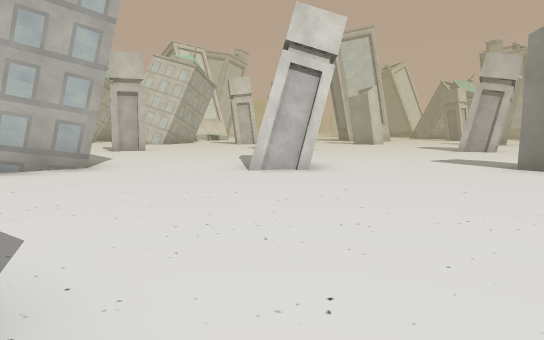
view 1 (above)

24 first-person views from a walk through a scene from a Unity 3-D project. The camera is 1.4 m above the floor, tilts 6° down and sees 70° across. The floor is counted in squares, 2 m on a side. Each view is taken from the middle of a square. On the plan, view 1 faces up. The plan holds only what a view shows up to about 11 squares ahead; the rest is blank. The place goes on beyond the plan. The player character is not drawn. Some surface patterns are stand-ins.

view 2
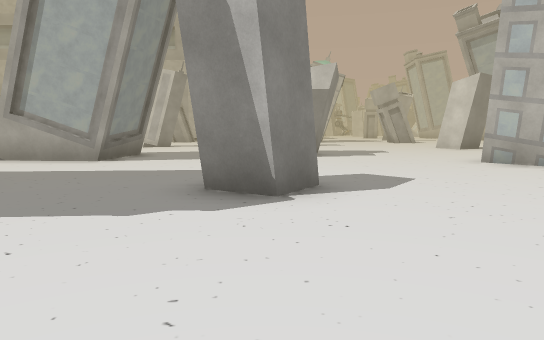

view 3
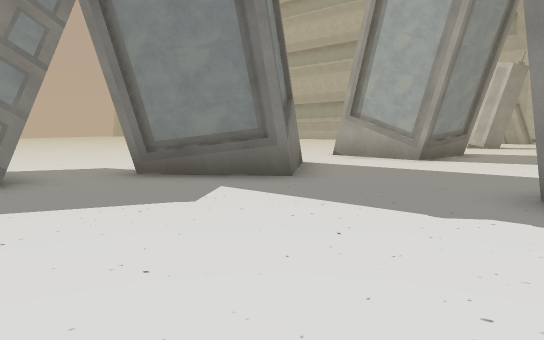

view 4
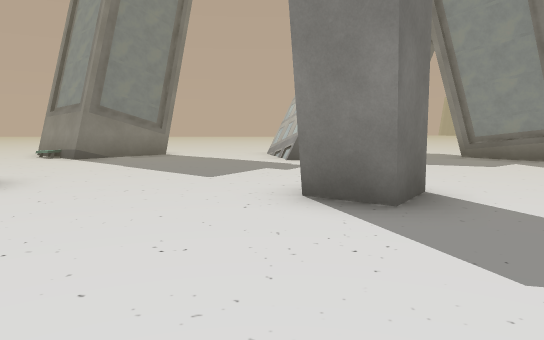

view 5
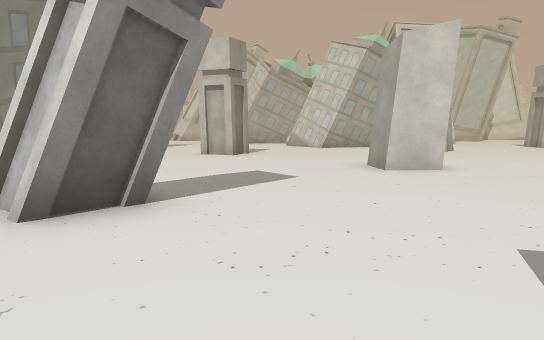

view 6
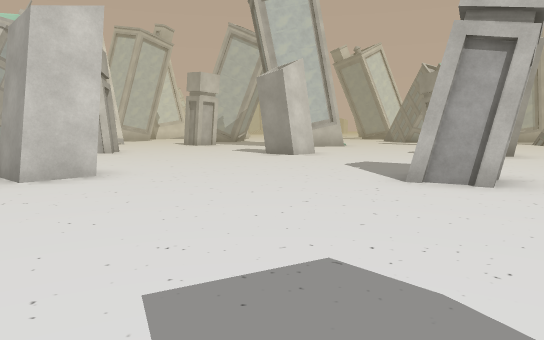

view 7
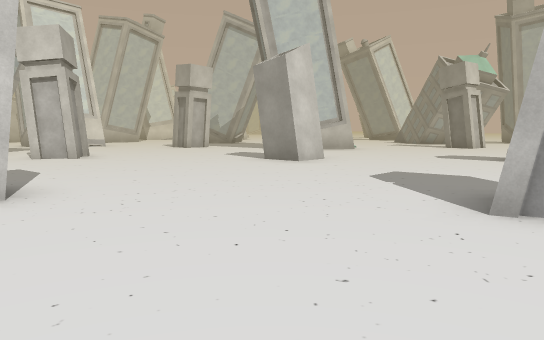

view 8
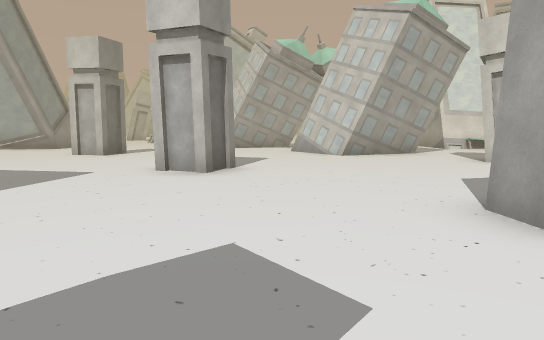

view 9
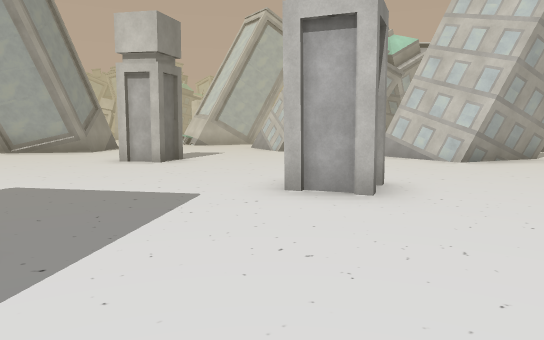

view 10
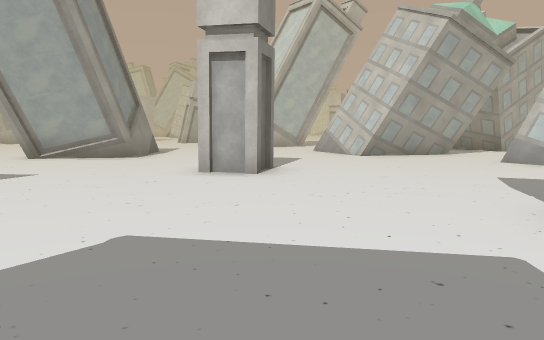

view 11
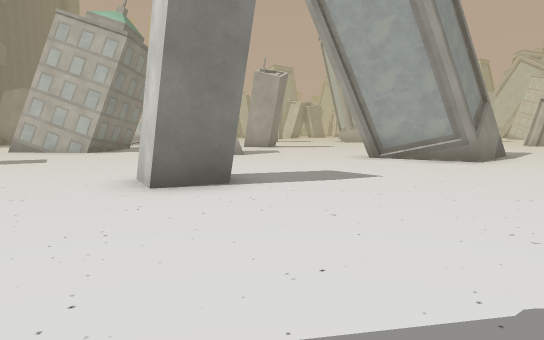

view 12
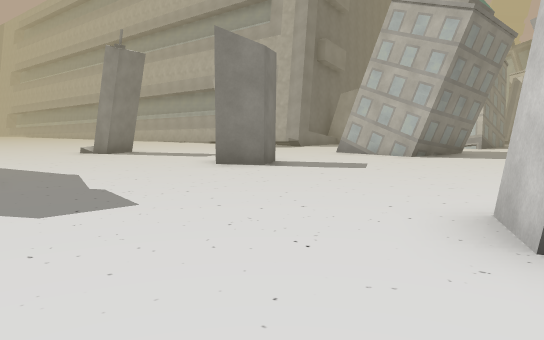

view 13
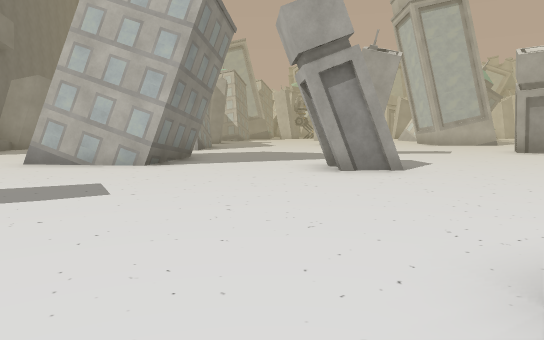

view 14
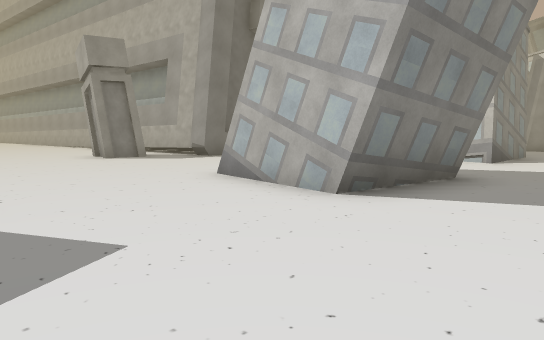

view 15
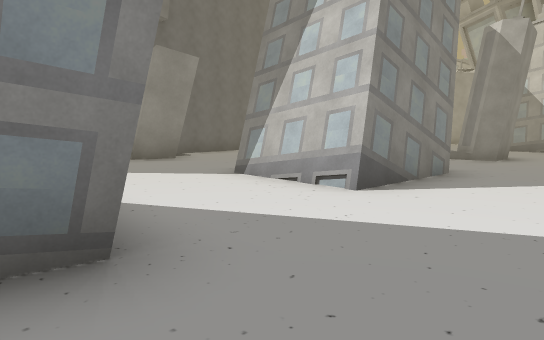

view 16
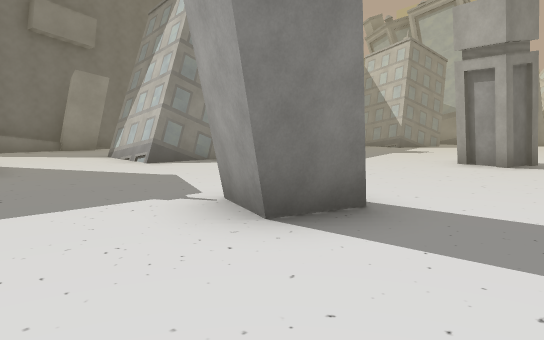

view 17
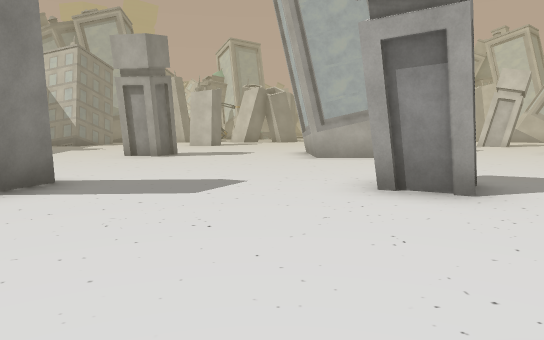

view 18
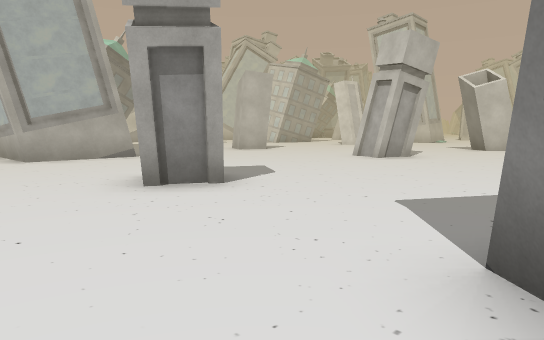

view 19
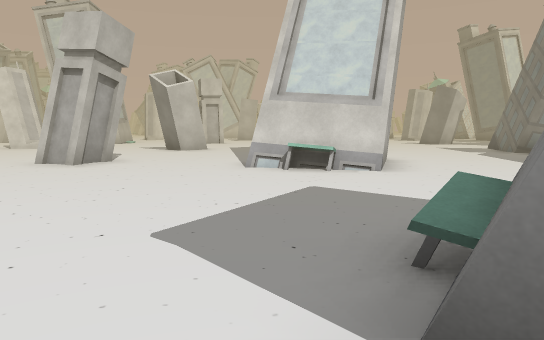

view 20
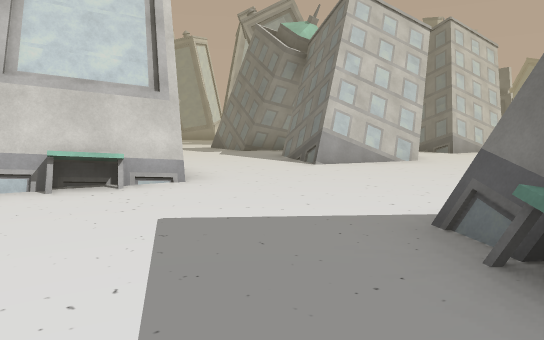

view 21
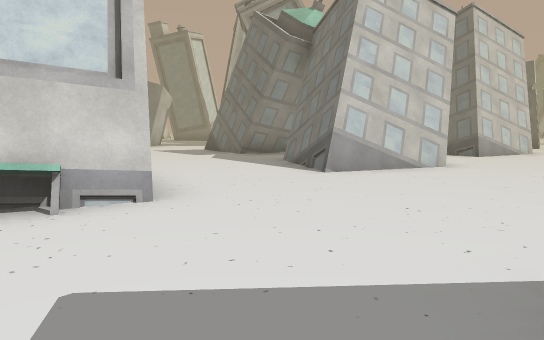

view 22
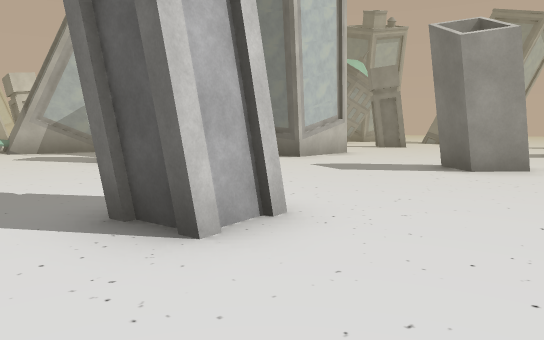

view 23
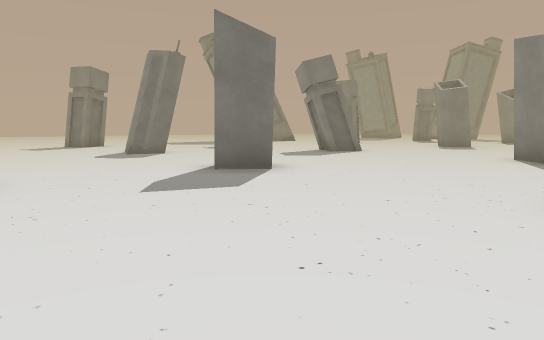

view 24
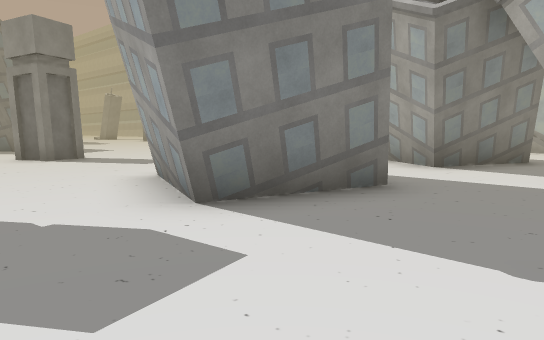

### Floor plan
Key: @ floor where view 1 was taken; # wall or solid block; . floor; ^ raised ledge; B building.
Columns run from 28 left of view 1 to 10 right of it. Each row starts with its distance up from view 1.
 23       ....    ....B    ........ .##B
 22       ....   ......B................
 21     . B...B  B...#.....................
 20     ..B...###...B###..###..............
 19 .. .......BB#..BB##..B #B.BB....B......
 18 .................BB..BBB...B....#B....B
 17  .....................................#
 16    ....................................
 15  B..........B..  ......................
 14  #....BB...B#B....B...................
 13 ##.....B...B##B...B....BB...#B....B..
 12 ............##...............B....BB.
 11 .............B......................
 10 ...................................
  9 B#....B#...........................
  8 .B....BB...B....BB....B  ...BB....
  7 ....  .....#.....B...  ##B..BB...#
  6 ..   ..................#B........B
  5  .................................
  4 ........##B........................
  3 B..##B.. ##.........................
  2   B  B..B #...#B....B...............
  1      ...  B...B.....B     B#....B....
  0     ................   .....@...B....
 -1    ............................. .....
 -2   ..B........................... ......
 -3   ..BB ^#....  #....B##....#... .......
 -4         #BB..  BB..   #..B##B.. B.....B
 -5           ...    .. BBB..B ##.B #....#B

Positions as (right, up) in squares from view 1, and headings:
1: (0, 0), facing up
2: (3, 1), facing left
3: (3, 1), facing down-left
4: (5, 5), facing down
5: (4, 6), facing up-left
6: (4, 7), facing up
7: (4, 9), facing up
8: (1, 9), facing up-left
9: (-2, 9), facing up-left
10: (-5, 9), facing up-left
11: (-6, 9), facing left
12: (-8, 8), facing down-left
13: (-10, 6), facing left
14: (-14, 6), facing down-left
15: (-19, 6), facing down-left
16: (-19, 11), facing down-left
17: (-17, 12), facing left
18: (-17, 11), facing up-left
19: (-18, 12), facing up
20: (-19, 14), facing up-right
21: (-18, 15), facing up-right
22: (-3, 16), facing up-right
23: (-1, 23), facing down-right
24: (-2, 23), facing down-left
